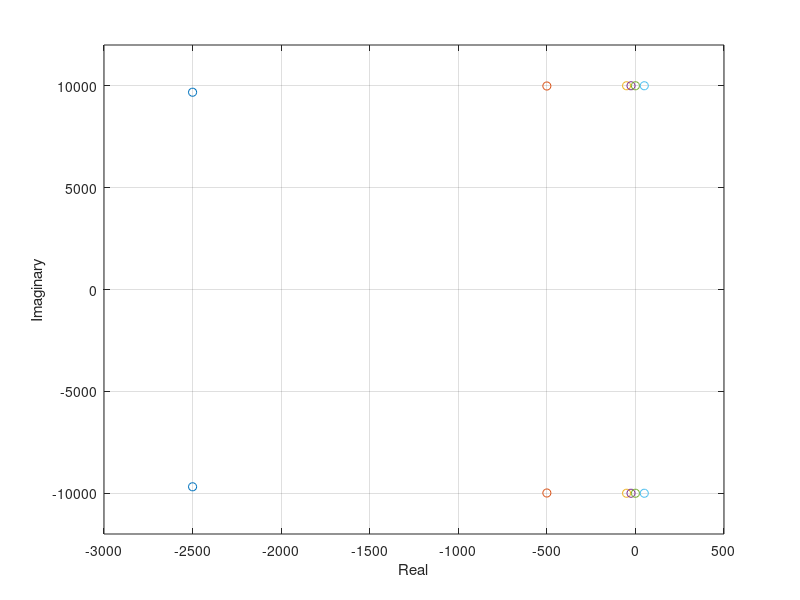
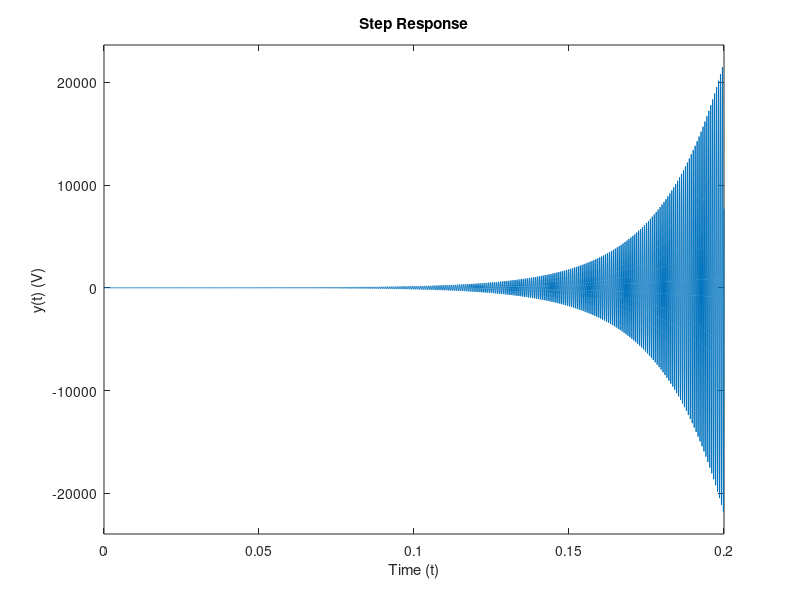

MATLAB code for these plots, in order:
L=10e-3; C=1e-6; R=[50 10 1 0.5 0, -1];

for i=1:6
    den=[L*C, R(i)*C, 1];
    roots(den)
    r=roots(den);
    figure(1)
    plot(r, 'o'); hold on;
end
xlim([-3000, 500])
ylim([-12000, 12000])
xlabel('Real')
ylabel('Imaginary')
grid

figure(2)
R=-1;   %Toggle between all R values
num=[1]; den=[L*C R*C 1];

G=tf(num,den);
step(G);
xlabel('Time (t)')
ylabel('y(t) (V)')
grid